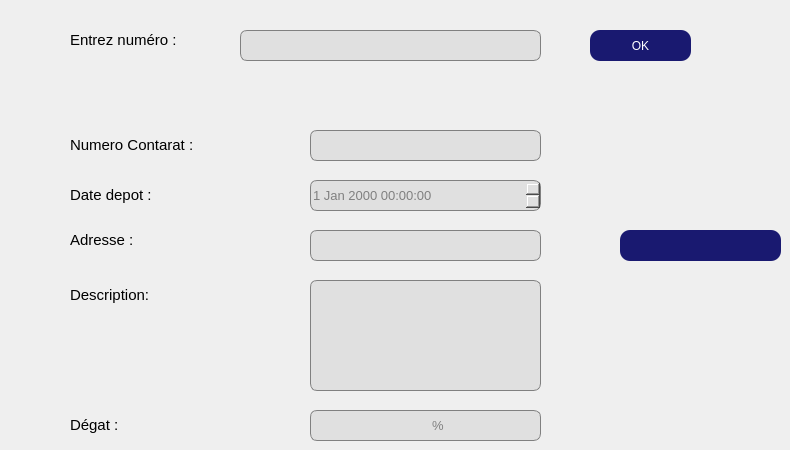
   <widget class="QWidget" name="modifier">
    <property name="toolTip">
     <string>&lt;html&gt;&lt;head/&gt;&lt;body&gt;&lt;p&gt;&lt;br/&gt;&lt;/p&gt;&lt;/body&gt;&lt;/html&gt;</string>
    </property>
    <property name="whatsThis">
     <string>&lt;html&gt;&lt;head/&gt;&lt;body&gt;&lt;p&gt;&lt;br/&gt;&lt;/p&gt;&lt;/body&gt;&lt;/html&gt;</string>
    </property>
    <property name="accessibleName">
     <string>MODIFIER</string>
    </property>
    <attribute name="title">
     <string>MODIFIER</string>
    </attribute>
    <widget class="QLineEdit" name="lineEdit_numerom">
     <property name="geometry">
      <rect>
       <x>240</x>
       <y>30</y>
       <width>301</width>
       <height>31</height>
      </rect>
     </property>
     <property name="styleSheet">
      <string notr="true">QLineEdit {
	font: 10pt ;
    background-color: #e0e0e0; /* Couleur de fond par défaut */
    color: #808080; /* Couleur du texte par défaut (gris clair) */
    border: 1px solid #808080; /* Bordure grise par défaut */
    border-radius: 7px; /* Arrondir les coins par défaut */
   /* padding-left: 40px; /* Ajoute un espace à gauche */
    padding-right: 40px; /* Ajoute un espace à droite */

}

QLineEdit:focus {
    background-color: #fafad2; /* Nouvelle couleur de fond lorsque le lineEdit est en focus */
    color: #000000; /* Nouvelle couleur du texte lorsque le lineEdit est en focus (noir) */
    border-color: #D3D3D3; /* Nouvelle couleur de la bordure lorsque le lineEdit est en focus */
}
</string>
     </property>
    </widget>
    <widget class="QLineEdit" name="lineEdit_adressem">
     <property name="geometry">
      <rect>
       <x>310</x>
       <y>230</y>
       <width>231</width>
       <height>31</height>
      </rect>
     </property>
     <property name="styleSheet">
      <string notr="true">QLineEdit {
	font: 10pt ;
    background-color: #e0e0e0; /* Couleur de fond par défaut */
    color: #808080; /* Couleur du texte par défaut (gris clair) */
    border: 1px solid #808080; /* Bordure grise par défaut */
    border-radius: 7px; /* Arrondir les coins par défaut */
   /* padding-left: 40px; /* Ajoute un espace à gauche */
    padding-right: 40px; /* Ajoute un espace à droite */

}

QLineEdit:focus {
    background-color: #fafad2; /* Nouvelle couleur de fond lorsque le lineEdit est en focus */
    color: #000000; /* Nouvelle couleur du texte lorsque le lineEdit est en focus (noir) */
    border-color: #D3D3D3; /* Nouvelle couleur de la bordure lorsque le lineEdit est en focus */
}
</string>
     </property>
    </widget>
    <widget class="QTextEdit" name="textEdit_descm">
     <property name="geometry">
      <rect>
       <x>310</x>
       <y>280</y>
       <width>231</width>
       <height>111</height>
      </rect>
     </property>
     <property name="styleSheet">
      <string notr="true">QTextEdit {
	font: 10pt ;
    background-color: #e0e0e0; /* Couleur de fond par défaut */
    color: #808080; /* Couleur du texte par défaut (gris clair) */
    border: 1px solid #808080; /* Bordure grise par défaut */
    border-radius: 7px; /* Arrondir les coins par défaut */
    /*padding-left: 40px; /* Ajoute un espace à gauche */
    padding-right: 40px; /* Ajoute un espace à droite */

}

QTextEdit:focus {
    background-color: #fafad2; /* Nouvelle couleur de fond lorsque le lineEdit est en focus */
    color: #000000; /* Nouvelle couleur du texte lorsque le lineEdit est en focus (noir) */
    border-color: #D3D3D3; /* Nouvelle couleur de la bordure lorsque le lineEdit est en focus */
}
</string>
     </property>
    </widget>
    <widget class="QLineEdit" name="lineEdit_degatm">
     <property name="geometry">
      <rect>
       <x>310</x>
       <y>410</y>
       <width>231</width>
       <height>31</height>
      </rect>
     </property>
     <property name="styleSheet">
      <string notr="true">QLineEdit {
	font: 10pt ;
    background-color: #e0e0e0; /* Couleur de fond par défaut */
    color: #808080; /* Couleur du texte par défaut (gris clair) */
    border: 1px solid #808080; /* Bordure grise par défaut */
    border-radius: 7px; /* Arrondir les coins par défaut */
 /*   padding-left: 40px; /* Ajoute un espace à gauche */
    padding-right: 40px; /* Ajoute un espace à droite */

}

QLineEdit:focus {
    background-color: #fafad2; /* Nouvelle couleur de fond lorsque le lineEdit est en focus */
    color: #000000; /* Nouvelle couleur du texte lorsque le lineEdit est en focus (noir) */
    border-color: #D3D3D3; /* Nouvelle couleur de la bordure lorsque le lineEdit est en focus */
}
</string>
     </property>
     <property name="text">
      <string>                                 %</string>
     </property>
    </widget>
    <widget class="QLabel" name="label_41">
     <property name="geometry">
      <rect>
       <x>70</x>
       <y>30</y>
       <width>141</width>
       <height>21</height>
      </rect>
     </property>
     <property name="text">
      <string>&lt;html&gt;&lt;head/&gt;&lt;body&gt;&lt;p&gt;&lt;span style=&quot; font-size:11pt;&quot;&gt;Entrez numéro : &lt;/span&gt;&lt;/p&gt;&lt;/body&gt;&lt;/html&gt;</string>
     </property>
    </widget>
    <widget class="QLabel" name="label_37">
     <property name="geometry">
      <rect>
       <x>70</x>
       <y>180</y>
       <width>101</width>
       <height>31</height>
      </rect>
     </property>
     <property name="text">
      <string>&lt;html&gt;&lt;head/&gt;&lt;body&gt;&lt;p&gt;&lt;span style=&quot; font-size:11pt;&quot;&gt;Date depot : &lt;/span&gt;&lt;/p&gt;&lt;/body&gt;&lt;/html&gt;</string>
     </property>
    </widget>
    <widget class="QLabel" name="label_47">
     <property name="geometry">
      <rect>
       <x>70</x>
       <y>230</y>
       <width>81</width>
       <height>21</height>
      </rect>
     </property>
     <property name="text">
      <string>&lt;html&gt;&lt;head/&gt;&lt;body&gt;&lt;p&gt;&lt;span style=&quot; font-size:11pt;&quot;&gt;Adresse : &lt;/span&gt;&lt;/p&gt;&lt;/body&gt;&lt;/html&gt;</string>
     </property>
    </widget>
    <widget class="QLabel" name="label_48">
     <property name="geometry">
      <rect>
       <x>70</x>
       <y>130</y>
       <width>161</width>
       <height>31</height>
      </rect>
     </property>
     <property name="text">
      <string>&lt;html&gt;&lt;head/&gt;&lt;body&gt;&lt;p&gt;&lt;span style=&quot; font-size:11pt;&quot;&gt;Numero Contarat : &lt;/span&gt;&lt;/p&gt;&lt;/body&gt;&lt;/html&gt;</string>
     </property>
    </widget>
    <widget class="QLabel" name="label_31">
     <property name="geometry">
      <rect>
       <x>70</x>
       <y>280</y>
       <width>101</width>
       <height>31</height>
      </rect>
     </property>
     <property name="text">
      <string>&lt;html&gt;&lt;head/&gt;&lt;body&gt;&lt;p&gt;&lt;span style=&quot; font-size:11pt;&quot;&gt;Description: &lt;/span&gt;&lt;/p&gt;&lt;/body&gt;&lt;/html&gt;</string>
     </property>
    </widget>
    <widget class="QLabel" name="label_49">
     <property name="geometry">
      <rect>
       <x>70</x>
       <y>410</y>
       <width>101</width>
       <height>31</height>
      </rect>
     </property>
     <property name="styleSheet">
      <string notr="true"/>
     </property>
     <property name="text">
      <string>&lt;html&gt;&lt;head/&gt;&lt;body&gt;&lt;p&gt;&lt;span style=&quot; font-size:11pt;&quot;&gt;Dégat :&lt;/span&gt;&lt;/p&gt;&lt;/body&gt;&lt;/html&gt;</string>
     </property>
    </widget>
    <widget class="QPushButton" name="pushButton_modifier">
     <property name="geometry">
      <rect>
       <x>620</x>
       <y>230</y>
       <width>161</width>
       <height>31</height>
      </rect>
     </property>
     <property name="styleSheet">
      <string notr="true">QPushButton {
	image: url(:/images/img/1708110620525.png);
	font: 12pt &quot;Century Gothic&quot;;
    background-color: #191970; /* Couleur de fond */
    color: #fff; /* Couleur du texte */
    border: none; /* Pas de bordure */
    border-radius: 10px; /* Arrondir les coins */
}

/* Style lorsque la souris survole le bouton */
QPushButton:hover {
	color: rgb(255, 255, 255);

background:#DAA520;
border: none;
}

/* Style lorsque le bouton est enfoncé */
QPushButton:pressed {
    background-color: #b8860b; /* Couleur de fond en cas d'appui */
    border: 1px solid #446cff; /* Bordure en cas d'appui */
}

/* Style lorsque le bouton est enfoncé et coché (utilisé pour les boutons à bascule) */
QPushButton:checked {
    background-color: #3761ff; /* Couleur de fond en cas de bouton coché */
    border: 1px solid #3761ff; /* Bordure en cas de bouton coché */
}




</string>
     </property>
     <property name="text">
      <string/>
     </property>
    </widget>
    <widget class="QPushButton" name="pushButton_ok">
     <property name="geometry">
      <rect>
       <x>590</x>
       <y>30</y>
       <width>101</width>
       <height>31</height>
      </rect>
     </property>
     <property name="styleSheet">
      <string notr="true">QPushButton {
	
	font: 12pt &quot;Century Gothic&quot;;
    background-color: #191970; /* Couleur de fond */
    color: #fff; /* Couleur du texte */
    border: none; /* Pas de bordure */
    border-radius: 10px; /* Arrondir les coins */
}

/* Style lorsque la souris survole le bouton */
QPushButton:hover {
	color: rgb(255, 255, 255);

background:#DAA520;
border: none;
}

/* Style lorsque le bouton est enfoncé */
QPushButton:pressed {
    background-color: #b8860b; /* Couleur de fond en cas d'appui */
    border: 1px solid #446cff; /* Bordure en cas d'appui */
}

/* Style lorsque le bouton est enfoncé et coché (utilisé pour les boutons à bascule) */
QPushButton:checked {
    background-color: #3761ff; /* Couleur de fond en cas de bouton coché */
    border: 1px solid #3761ff; /* Bordure en cas de bouton coché */
}




</string>
     </property>
     <property name="text">
      <string>OK</string>
     </property>
    </widget>
    <widget class="QDateTimeEdit" name="dateEdit_datem">
     <property name="geometry">
      <rect>
       <x>310</x>
       <y>180</y>
       <width>231</width>
       <height>31</height>
      </rect>
     </property>
     <property name="styleSheet">
      <string notr="true">QDateTimeEdit {
	font: 10pt ;
    background-color: #e0e0e0; /* Couleur de fond par défaut */
    color: #808080; /* Couleur du texte par défaut (gris clair) */
    border: 1px solid #808080; /* Bordure grise par défaut */
    border-radius: 7px; /* Arrondir les coins par défaut */
   /* padding-left: 40px; /* Ajoute un espace à gauche */
    padding-right: 40px; /* Ajoute un espace à droite */

}

QDateTimeEdit:focus {
    background-color: #fafad2; /* Nouvelle couleur de fond lorsque le lineEdit est en focus */
    color: #000000; /* Nouvelle couleur du texte lorsque le lineEdit est en focus (noir) */
    border-color: #D3D3D3; /* Nouvelle couleur de la bordure lorsque le lineEdit est en focus */
}
</string>
     </property>
    </widget>
    <widget class="QLineEdit" name="lineEdit_numeroCM">
     <property name="geometry">
      <rect>
       <x>310</x>
       <y>130</y>
       <width>231</width>
       <height>31</height>
      </rect>
     </property>
     <property name="styleSheet">
      <string notr="true">QLineEdit {
	font: 10pt ;
    background-color: #e0e0e0; /* Couleur de fond par défaut */
    color: #808080; /* Couleur du texte par défaut (gris clair) */
    border: 1px solid #808080; /* Bordure grise par défaut */
    border-radius: 7px; /* Arrondir les coins par défaut */
   /* padding-left: 40px; /* Ajoute un espace à gauche */
    padding-right: 40px; /* Ajoute un espace à droite */

}

QLineEdit:focus {
    background-color: #fafad2; /* Nouvelle couleur de fond lorsque le lineEdit est en focus */
    color: #000000; /* Nouvelle couleur du texte lorsque le lineEdit est en focus (noir) */
    border-color: #D3D3D3; /* Nouvelle couleur de la bordure lorsque le lineEdit est en focus */
}
</string>
     </property>
    </widget>
   </widget>
